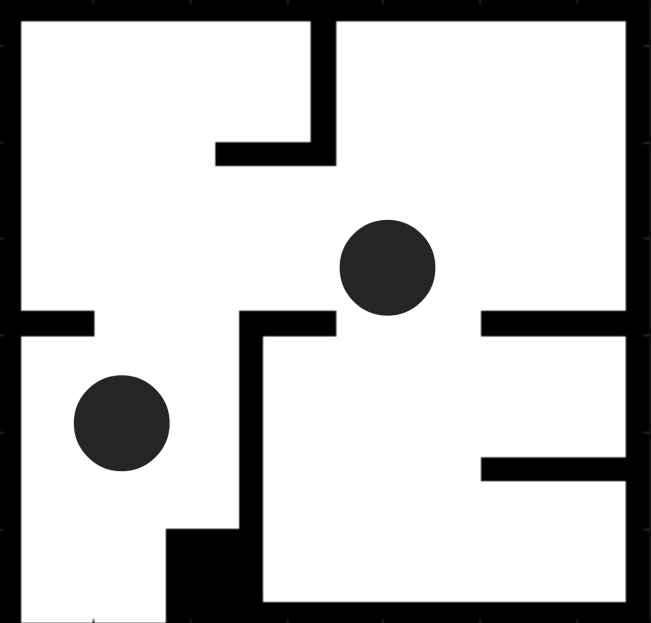
%> input picture RRTStar/map1.jpg, 1301 x 1245 px (shown at 1/2 size)
$ octave main.m   (GNU Octave 9; MATLAB toolbox functions it lacks are replaced by stand-ins)
%> lines starting %> are read from the running program, lines starting %| are printed output that depends on the picture
% import example map
image = imread('map1.jpg');
%> image is the input picture: size 1245x1301x3 uint8; min 0, max 255, mean 196.9
image = imresize(image, [60, 60]);
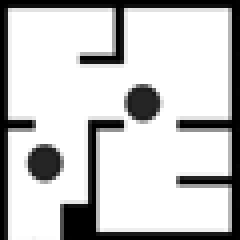
%> image: size 60x60x3 uint8 (shown 4 times larger); min 0, max 255, mean 196.7
%imshow(image)
grayimage = rgb2gray(image);
bwimage = grayimage < 0.5;
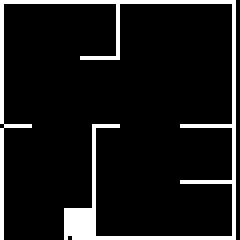
%> bwimage: size 60x60 logical (shown 4 times larger); 9.9% white in thin lines or dots
%> (the run ends here)
